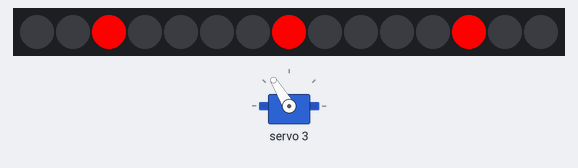
This sketch was run on a simulated Arduino Uno, built with avr-gcc and run on an emulated ATmega328P. Parts: 15 RGB LEDs in strip order, left to right, servo.

Above: at 2.47 s.
At 12.61 s:
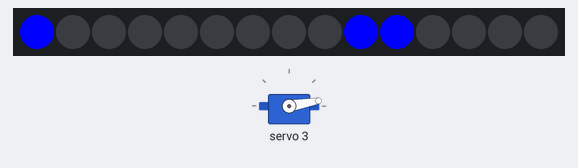
At 19.91 s:
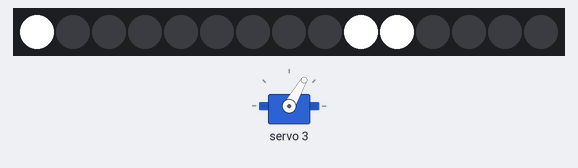
At 37.57 s:
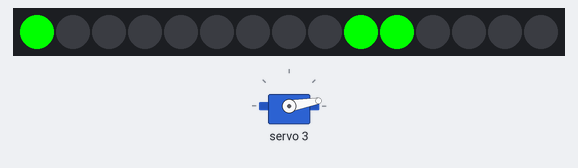
Timing chart, 0 to 40.0 s (numbered marks = the images above):
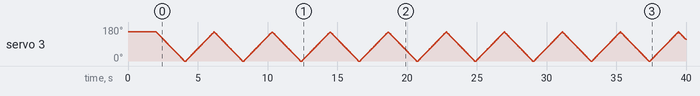

The sketch:

neopixel_strip_3.ino
```cpp
/**
    Test to check whether NeoPixels and Servos can play nice.
**/

#include <Adafruit_NeoPixel.h>
#include <Wire.h>
#include <Adafruit_PWMServoDriver.h>

#define NPX_PIN 6
#define NUMPIXELS 15
#define PXGROUP 5

#define SRV_PIN 3 // position 3 on the shield

#define SERVOMIN  125 // this is the 'minimum' pulse length count (out of 4096)
#define SERVOMAX  525 // this is the 'maximum' pulse length count (out of 4096)

Adafruit_PWMServoDriver s_drv = Adafruit_PWMServoDriver();
Adafruit_NeoPixel pixelstrip = Adafruit_NeoPixel(NUMPIXELS, NPX_PIN, NEO_GRB + NEO_KHZ800);

uint32_t red = pixelstrip.Color(255, 0, 0);
uint32_t green = pixelstrip.Color(0, 255, 0);
uint32_t blue = pixelstrip.Color(0, 0, 255);
uint32_t white = pixelstrip.Color(255, 255, 255);
uint32_t none = pixelstrip.Color(0, 0, 0);


uint32_t colours[] = { red,  white, red, green, blue};

void setup(){
    s_drv.begin();
    s_drv.setPWMFreq(60);

    pixelstrip.begin();
    for(int i=0;i<NUMPIXELS;i++){
            pixelstrip.setPixelColor(i, pixelstrip.Color(0, 0, 0));
    }
    pixelstrip.show();
    delay(2000);
}

int c = 0;
int l = 0;

uint16_t pulselen = SERVOMAX;
bool posDir = false;
unsigned long delayTime = millis();

void loop(){
    int j=0;
    while(j<PXGROUP){
        if(pulselen >= SERVOMIN && pulselen <= SERVOMAX){
            s_drv.setPWM(SRV_PIN, 0, pulselen);

            if(posDir){ pulselen+=5; }
            else{ pulselen-=5; };

            if(pulselen >= SERVOMAX){
                pulselen = SERVOMAX;
                posDir = false;
            }else if(pulselen <= SERVOMIN){
                pulselen = SERVOMIN;
                posDir = true;
            }

            delay(25);
        }

        if(millis() - delayTime > 100){
            // turn all off
            for(int i=0;i<NUMPIXELS;i++){
                pixelstrip.setPixelColor(i, pixelstrip.Color(0, 0, 0));
            }

            // turn on every 5th one
            for(int i=0;i<NUMPIXELS/PXGROUP;i++){
              if(i!=1){
                pixelstrip.setPixelColor(j+PXGROUP*i, colours[c]);
              }else{
                pixelstrip.setPixelColor(PXGROUP*2-j-1, colours[c]);

              }
            }

            pixelstrip.show();
            j++;
            delayTime = millis();
        }
    }

    l++;
    if(l % 5 == 0){
      c++;
      if(c>4) c=0;
    }

}
```
